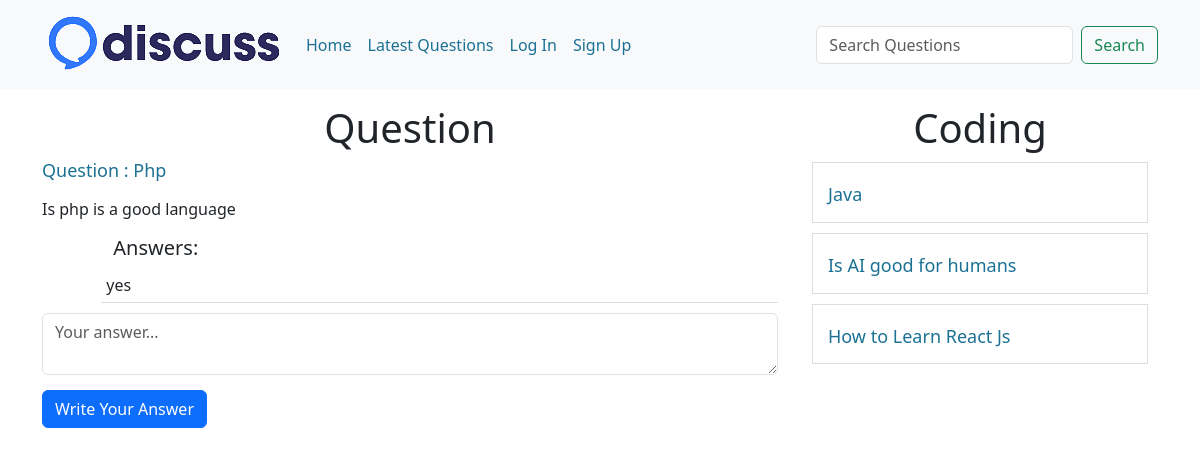
The page /?q-id=1 on the database its author committed.
### tables this page shows
CREATE TABLE IF NOT EXISTS `questions` (
  `id` int NOT NULL AUTO_INCREMENT,
  `title` varchar(255) NOT NULL,
  `description` varchar(255) NOT NULL,
  `category_id` int NOT NULL,
  `user_id` int NOT NULL,
  `created_at` datetime NOT NULL DEFAULT CURRENT_TIMESTAMP,
  PRIMARY KEY (`id`)
);

CREATE TABLE IF NOT EXISTS `answers` (
  `id` int NOT NULL AUTO_INCREMENT,
  `answer` varchar(255) NOT NULL,
  `question_id` int NOT NULL,
  `user_id` int NOT NULL,
  `created_at` datetime NOT NULL DEFAULT CURRENT_TIMESTAMP,
  PRIMARY KEY (`id`)
);

CREATE TABLE IF NOT EXISTS `category` (
  `id` int NOT NULL AUTO_INCREMENT,
  `name` varchar(100) NOT NULL,
  `created_at` datetime NOT NULL DEFAULT CURRENT_TIMESTAMP,
  PRIMARY KEY (`id`)
);

### client/question-details.php (the view, shortened to what this page needs)
<div class="container">
    <div class="row">
        <div class="col-8">
            <h1 class="heading margin-top-15">Question</h1>
            <?php
            include("./common/connection.php");
            $query = "SELECT * FROM `questions` WHERE `id` = $qid";
            $result = mysqli_query($conn, $query);
            $row = mysqli_fetch_assoc($result);
            $cid = $row["category_id"];
            echo "<h4 class='margin-bottom-15 question-title'>Question : " . $row["title"] . "</h4>
            <p class='margin-bottom-15'>" . $row["description"] . "</p>
            ";
            include("answers.php");
            ?>
            <form action="./server/requests.php" method="post">
                <textarea class="form-control margin-bottom-15" name="answer" placeholder="Your answer..."></textarea>
                <button class="btn btn-primary">Write Your Answer</button>
            </form>
        </div>
        <div class="col-4">
            <?php
                $categoryQuery = "SELECT name FROM `category` WHERE `id` = $cid";
                $categoryResult = mysqli_query($conn, $categoryQuery);
                $categoryRow = mysqli_fetch_assoc($categoryResult);
                echo "<h1 class='heading margin-top-15'>". ucfirst($categoryRow['name']) ."</h1>";
                $query = "SELECT * FROM `questions` WHERE `category_id` = $cid && `id` != $qid";
                $result = mysqli_query($conn, $query);
                foreach($result as $row){
                    $id = $row['id'];
                    $title = $row['title'];
                    echo "<div class='question-list'>
                    <h4><a href='?q-id=$id'>$title</a></h4>
                    </div>";
                }
            ?>
        </div>
    </div>
</div>

### client/answers.php
<div class="container">
    <div class="offset-sm-1">
        <h5>Answers: </h5>
        <?php
        $query = "SELECT * FROM `answers` WHERE `question_id` = $qid";
        $result = mysqli_query($conn, $query);
        foreach ($result as $row) {
            $answer = $row['answer'];
            echo "<div class='row'>
            <p class='answer-wrapper'>$answer</p>
            </div>";
        }
        ?>
    </div>
</div>

### public/style.css (style rules this page uses)
a { color: #1c7194 !important; }
.heading { text-align: center; }
.margin-top-15 { margin-top: 15px; }
.margin-bottom-15 { margin-bottom: 15px; }
.question-list, .category-list { border: 1px solid #ddd; padding: 15px; margin: 10px; }
.question-list h4, .question-title h4, .category-list h4 { padding: 0; margin: 0; }
.question-list a, .question-title, .category-list a { font-size: 18px; text-decoration: none; color: #1c7194 !important; }
.answer-wrapper { border-bottom: 1px solid #ddd; margin-bottom: 10px; padding: 5px; }

### rows shown on the page
questions: title "Php", description "Is php is a good language"
answers: answer "yes"
category: name "Coding"
questions: title "Java"
questions: title "Is AI good for humans"
questions: title "How to Learn React Js"
